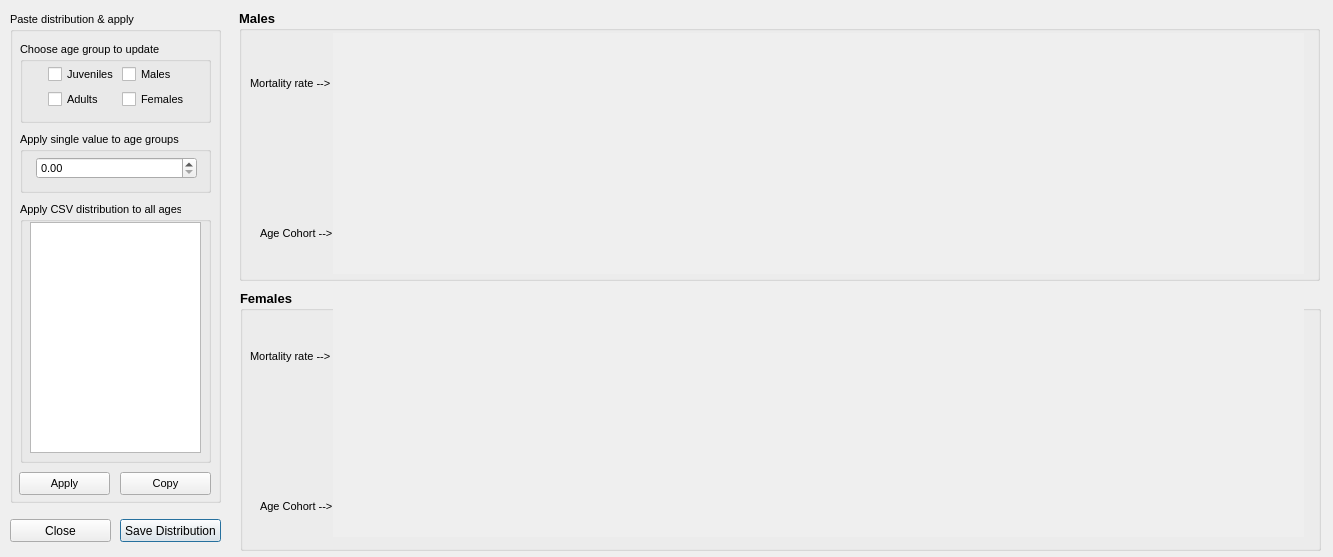
<?xml version="1.0" encoding="UTF-8"?>
<ui version="4.0">
 <class>Dialog_Age_Cohort_Rates</class>
 <widget class="QDialog" name="Dialog_Age_Cohort_Rates">
  <property name="geometry">
   <rect>
    <x>0</x>
    <y>0</y>
    <width>1333</width>
    <height>557</height>
   </rect>
  </property>
  <property name="windowTitle">
   <string/>
  </property>
  <widget class="QPushButton" name="pushButton">
   <property name="geometry">
    <rect>
     <x>120</x>
     <y>519</y>
     <width>101</width>
     <height>23</height>
    </rect>
   </property>
   <property name="text">
    <string>Save Distribution</string>
   </property>
  </widget>
  <widget class="QGroupBox" name="groupBox">
   <property name="geometry">
    <rect>
     <x>239</x>
     <y>10</y>
     <width>1081</width>
     <height>271</height>
    </rect>
   </property>
   <property name="font">
    <font>
     <pointsize>10</pointsize>
     <weight>75</weight>
     <bold>true</bold>
    </font>
   </property>
   <property name="title">
    <string>Males</string>
   </property>
   <widget class="QScrollArea" name="scrollArea">
    <property name="geometry">
     <rect>
      <x>94</x>
      <y>23</y>
      <width>971</width>
      <height>241</height>
     </rect>
    </property>
    <property name="font">
     <font>
      <pointsize>8</pointsize>
      <weight>50</weight>
      <bold>false</bold>
     </font>
    </property>
    <property name="frameShape">
     <enum>QFrame::NoFrame</enum>
    </property>
    <property name="widgetResizable">
     <bool>true</bool>
    </property>
    <widget class="QWidget" name="scrollAreaWidgetContents">
     <property name="geometry">
      <rect>
       <x>0</x>
       <y>0</y>
       <width>971</width>
       <height>241</height>
      </rect>
     </property>
     <widget class="QWidget" name="layoutWidget">
      <property name="geometry">
       <rect>
        <x>0</x>
        <y>0</y>
        <width>91</width>
        <height>241</height>
       </rect>
      </property>
      <layout class="QHBoxLayout" name="horizontalLayout_4">
       <property name="spacing">
        <number>20</number>
       </property>
       <property name="sizeConstraint">
        <enum>QLayout::SetNoConstraint</enum>
       </property>
      </layout>
     </widget>
    </widget>
   </widget>
   <widget class="QLabel" name="label">
    <property name="geometry">
     <rect>
      <x>11</x>
      <y>63</y>
      <width>91</width>
      <height>20</height>
     </rect>
    </property>
    <property name="font">
     <font>
      <pointsize>8</pointsize>
      <weight>50</weight>
      <bold>false</bold>
     </font>
    </property>
    <property name="text">
     <string>Mortality rate --&gt;</string>
    </property>
   </widget>
   <widget class="QLabel" name="label_2">
    <property name="geometry">
     <rect>
      <x>21</x>
      <y>213</y>
      <width>81</width>
      <height>20</height>
     </rect>
    </property>
    <property name="font">
     <font>
      <pointsize>8</pointsize>
      <weight>50</weight>
      <bold>false</bold>
     </font>
    </property>
    <property name="text">
     <string>Age Cohort --&gt;</string>
    </property>
   </widget>
  </widget>
  <widget class="QGroupBox" name="groupBox_2">
   <property name="geometry">
    <rect>
     <x>240</x>
     <y>290</y>
     <width>1081</width>
     <height>261</height>
    </rect>
   </property>
   <property name="font">
    <font>
     <pointsize>10</pointsize>
     <weight>75</weight>
     <bold>true</bold>
    </font>
   </property>
   <property name="title">
    <string>Females</string>
   </property>
   <widget class="QScrollArea" name="scrollArea_2">
    <property name="geometry">
     <rect>
      <x>93</x>
      <y>16</y>
      <width>971</width>
      <height>231</height>
     </rect>
    </property>
    <property name="font">
     <font>
      <pointsize>8</pointsize>
      <weight>50</weight>
      <bold>false</bold>
     </font>
    </property>
    <property name="frameShape">
     <enum>QFrame::NoFrame</enum>
    </property>
    <property name="widgetResizable">
     <bool>true</bool>
    </property>
    <widget class="QWidget" name="scrollAreaWidgetContents_2">
     <property name="geometry">
      <rect>
       <x>0</x>
       <y>0</y>
       <width>971</width>
       <height>231</height>
      </rect>
     </property>
     <widget class="QWidget" name="layoutWidget_2">
      <property name="geometry">
       <rect>
        <x>0</x>
        <y>0</y>
        <width>91</width>
        <height>221</height>
       </rect>
      </property>
      <layout class="QHBoxLayout" name="horizontalLayout_6">
       <property name="spacing">
        <number>20</number>
       </property>
       <property name="sizeConstraint">
        <enum>QLayout::SetNoConstraint</enum>
       </property>
      </layout>
     </widget>
    </widget>
   </widget>
   <widget class="QLabel" name="label_3">
    <property name="geometry">
     <rect>
      <x>20</x>
      <y>206</y>
      <width>81</width>
      <height>20</height>
     </rect>
    </property>
    <property name="font">
     <font>
      <pointsize>8</pointsize>
      <weight>50</weight>
      <bold>false</bold>
     </font>
    </property>
    <property name="text">
     <string>Age Cohort --&gt;</string>
    </property>
   </widget>
   <widget class="QLabel" name="label_4">
    <property name="geometry">
     <rect>
      <x>10</x>
      <y>56</y>
      <width>91</width>
      <height>20</height>
     </rect>
    </property>
    <property name="font">
     <font>
      <pointsize>8</pointsize>
      <weight>50</weight>
      <bold>false</bold>
     </font>
    </property>
    <property name="text">
     <string>Mortality rate --&gt;</string>
    </property>
   </widget>
  </widget>
  <widget class="QGroupBox" name="groupBox_3">
   <property name="geometry">
    <rect>
     <x>10</x>
     <y>12</y>
     <width>211</width>
     <height>491</height>
    </rect>
   </property>
   <property name="font">
    <font>
     <pointsize>8</pointsize>
     <weight>50</weight>
     <bold>false</bold>
    </font>
   </property>
   <property name="title">
    <string>Paste distribution &amp;&amp; apply</string>
   </property>
   <widget class="QPushButton" name="pushButton_2">
    <property name="geometry">
     <rect>
      <x>9</x>
      <y>460</y>
      <width>91</width>
      <height>23</height>
     </rect>
    </property>
    <property name="font">
     <font>
      <pointsize>8</pointsize>
      <weight>50</weight>
      <bold>false</bold>
     </font>
    </property>
    <property name="text">
     <string>Apply</string>
    </property>
   </widget>
   <widget class="QPushButton" name="pushButton_3">
    <property name="geometry">
     <rect>
      <x>110</x>
      <y>460</y>
      <width>91</width>
      <height>23</height>
     </rect>
    </property>
    <property name="font">
     <font>
      <pointsize>8</pointsize>
      <weight>50</weight>
      <bold>false</bold>
     </font>
    </property>
    <property name="text">
     <string>Copy</string>
    </property>
   </widget>
   <widget class="QGroupBox" name="groupBox_4">
    <property name="geometry">
     <rect>
      <x>10</x>
      <y>120</y>
      <width>191</width>
      <height>61</height>
     </rect>
    </property>
    <property name="title">
     <string>Apply single value to age groups</string>
    </property>
    <property name="checkable">
     <bool>false</bool>
    </property>
    <property name="checked">
     <bool>false</bool>
    </property>
    <widget class="QDoubleSpinBox" name="doubleSpinBox">
     <property name="geometry">
      <rect>
       <x>16</x>
       <y>25</y>
       <width>161</width>
       <height>22</height>
      </rect>
     </property>
    </widget>
   </widget>
   <widget class="QGroupBox" name="groupBox_5">
    <property name="geometry">
     <rect>
      <x>10</x>
      <y>190</y>
      <width>191</width>
      <height>261</height>
     </rect>
    </property>
    <property name="title">
     <string>Apply CSV distribution to all ages</string>
    </property>
    <property name="checkable">
     <bool>false</bool>
    </property>
    <property name="checked">
     <bool>false</bool>
    </property>
    <widget class="QTextEdit" name="textEdit">
     <property name="geometry">
      <rect>
       <x>10</x>
       <y>20</y>
       <width>171</width>
       <height>231</height>
      </rect>
     </property>
    </widget>
   </widget>
   <widget class="QGroupBox" name="groupBox_6">
    <property name="geometry">
     <rect>
      <x>10</x>
      <y>30</y>
      <width>191</width>
      <height>81</height>
     </rect>
    </property>
    <property name="title">
     <string>Choose age group to update</string>
    </property>
    <widget class="QWidget" name="layoutWidget">
     <property name="geometry">
      <rect>
       <x>28</x>
       <y>23</y>
       <width>141</width>
       <height>44</height>
      </rect>
     </property>
     <layout class="QHBoxLayout" name="horizontalLayout">
      <item>
       <layout class="QVBoxLayout" name="verticalLayout_2">
        <item>
         <widget class="QCheckBox" name="checkBox_4">
          <property name="font">
           <font>
            <pointsize>8</pointsize>
            <weight>50</weight>
            <bold>false</bold>
           </font>
          </property>
          <property name="text">
           <string>Juveniles</string>
          </property>
         </widget>
        </item>
        <item>
         <widget class="QCheckBox" name="checkBox_5">
          <property name="font">
           <font>
            <pointsize>8</pointsize>
            <weight>50</weight>
            <bold>false</bold>
           </font>
          </property>
          <property name="text">
           <string>Adults</string>
          </property>
         </widget>
        </item>
       </layout>
      </item>
      <item>
       <layout class="QVBoxLayout" name="verticalLayout">
        <item>
         <widget class="QCheckBox" name="checkBox">
          <property name="text">
           <string>Males</string>
          </property>
         </widget>
        </item>
        <item>
         <widget class="QCheckBox" name="checkBox_2">
          <property name="text">
           <string>Females</string>
          </property>
         </widget>
        </item>
       </layout>
      </item>
     </layout>
    </widget>
   </widget>
  </widget>
  <widget class="QPushButton" name="pushButton_4">
   <property name="geometry">
    <rect>
     <x>10</x>
     <y>519</y>
     <width>101</width>
     <height>23</height>
    </rect>
   </property>
   <property name="text">
    <string>Close</string>
   </property>
  </widget>
 </widget>
 <resources/>
 <connections/>
</ui>
